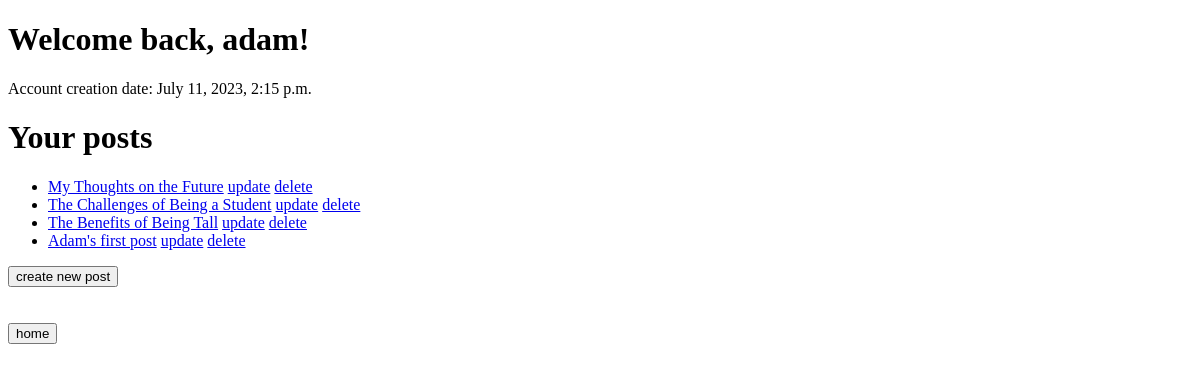
The app's page /user/ (signed in), older data.
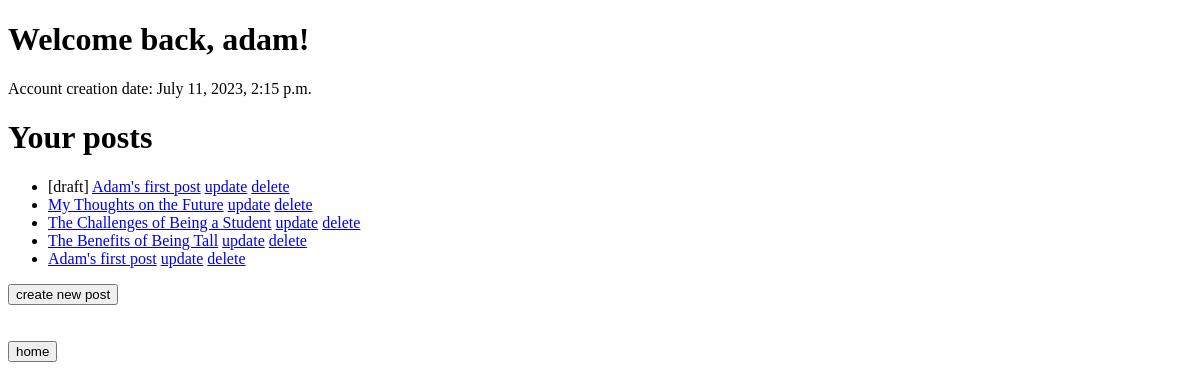
The same page, newer data.
### The_Blogs/models.py (models this page shows, shortened)
class Blog(models.Model):
    author = models.ForeignKey(settings.AUTH_USER_MODEL,
                               on_delete=models.CASCADE,
                               blank=True,
                               null=True,)
    title = models.CharField(max_length=80, default=None)
    content = models.TextField(default=None)
    created_at = models.DateTimeField(auto_now_add=True)
    is_public = models.BooleanField(default=False)

### The_Blogs/views.py (the view)
# urls.py: path("user/", views.user_view, name="user"),
@login_required
def user_view(request):
    user = request.user
    if not user.is_authenticated:
        return HttpResponse("You are not logged in")
    user_written_blogs = Blog.objects.filter(author=user).order_by("-created_at")
    params = {
        "user": user,
        "blogs": user_written_blogs,
    }
    return render(request, UserDefinedConstValue.APPNAME + "/user.html", params)

### The_Blogs/templates/The_Blogs/user.html (shortened to what this page needs)
{% load static %}
<!doctype html>
<html lang="en">
<head>
</head>
<body>
    <h1>Welcome back, {{ user.username }}!</h1>
    <p>Account creation date: {{ user.date_joined }}</p>
    <h1>Your posts</h1>
    <ul>
    {% for blog in blogs %}
    {% if user.is_authenticated or blog.is_public %}
    <li>{% if not blog.is_public %}[draft] {% endif %}
        <a href="{% url 'blog_detail' blog.pk %}">{{ blog.title }}</a>
        <a href="{% url 'blog_update' blog.pk %}">update</a>
        <a href="{% url 'blog_delete' blog.pk %}">delete</a>
    {% endif %}
    {% empty %}
    You don't have any posts yet.
    {% endfor %}
    </ul>
    <button onclick="location.href='../blog/add'">create new post</button>
    <br>
    <br>
    <br>
    <button onclick="location.href='../home'">home</button>
</body>
</html>

Row changes from the older to the newer data that the page shows:
added Blog: is_public "[draft]", title "Adam's first post"
